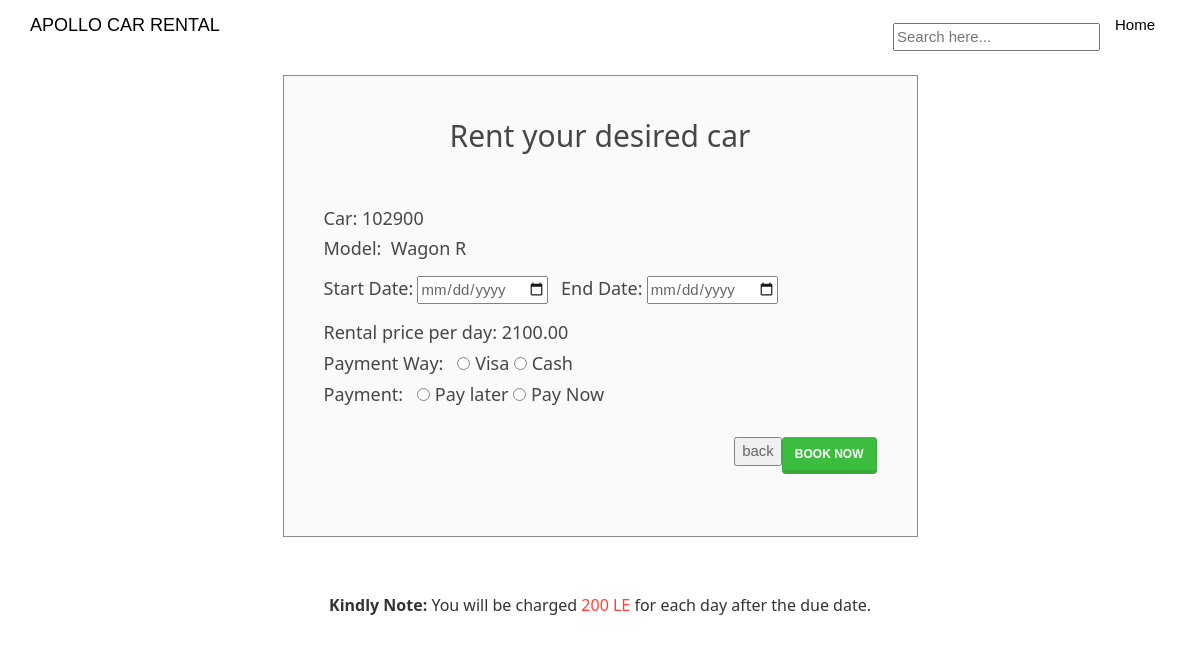
The page /php/reserve.php?id=102900 on the database its author committed.
### tables this page shows
create table Car (
    PlateID int ,
    Model varchar(100)not null,
    Year int not null,
    Status boolean  not null DEFAULT 1,  
    InService boolean not null DEFAULT 1,  
    Color varchar(100) not null,
    Rental_price_per_day  decimal(10,2)not null,
    LocID int not null, 
    car_img varchar(50) DEFAULT 'NA',
    transmission_type varchar(20) not null,
    PRIMARY KEY(PlateID) 
);

### php/reserve.php (the view, shortened to what this page needs)
<!DOCTYPE html>
<html>
<?php
@include 'connection.php';
?>
<head>
    <link rel="stylesheet" href="assets/bootstrap/css/bootstrap.min.css">
    <link rel="stylesheet" href="assets/fonts/font-awesome.min.css">
    <link rel="stylesheet" href="assets/w3css/w3.css">
    <link rel="stylesheet" type="text/css" media="screen" href="assets/css/clientpage.css" />
</head>
<body ng-app="">
    <nav class="navbar navbar-custom navbar-fixed-top" role="navigation" style="color: black">
        <div class="container">
            <div class="navbar-header">
                <a class="navbar-brand page-scroll" href="homepage.php">
                    APOLLO CAR RENTAL </a>
            </div>
            <?php
             if(isset($_SESSION['email'])){
                ?>
               <div class="collapse navbar-collapse navbar-right navbar-main-collapse">
                   <ul class="nav navbar-nav">
                   <li>
                           <a href="logout.php"><span class="glyphicon glyphicon-log-out"></span> Logout</a>
                       </li>
                   </ul>
               </div>
                  <?php }
                   else {
               ?>
               <div class="collapse navbar-collapse navbar-right navbar-main-collapse">
                   <ul class="nav navbar-nav">
                       <li>
                           <br>
                           <input type="text" name="search"  placeholder="Search here...">
                       </li>
                       <li>
                           <a href="homepage.php">Home</a>
                       </li>
                   </ul>
               </div>
                   <?php   }
            ?>
        </div>
    </nav>
    <div class="container" style="margin-top: 65px;">
        <div class="col-md-7" style="float: none; margin: 0 auto;">
            <div class="form-area">
                <form role="form" action="done.php" method="POST">
                    <br style="clear: both">
                    <h2 style="margin-bottom: 25px; text-align: center; font-size: 30px;"> Rent your desired car </h2><br>
                    <?php
                    $PlateID = $_GET['id'];
                    $sql = "SELECT * FROM car WHERE PlateID = '$PlateID'";
                    $result = mysqli_query($conn, $sql);
                    if (mysqli_num_rows($result)) {
                        while ($row1 = mysqli_fetch_assoc($result)) {
                            $PlateID = $row1["PlateID"];
                            $Model = $row1["Model"];
                            $Rental_price_per_day = $row1["Rental_price_per_day"];
                        }
                    }
                    ?>
                    <h5> Car: <?php echo ($PlateID); ?></h5>
                    <h5> Model:&nbsp; <?php echo ($Model); ?></h5>
                    <?php $today = date("Y-m-d") ?>
                    <label>
                        <h5>Start Date:</h5>
                    </label>
                    <input type="date" name="start_date" min="<?php echo ($today); ?>" required>
                    <label>
                        <h5>End Date:</h5>
                    </label>
                    <input type="date" name="end_date" min="<?php echo ($today); ?>" required>
                    <h5>Rental price per day: <?php echo ($Rental_price_per_day); ?></h5>
                    <h5> Payment Way: &nbsp;
                        <input type="radio" name="payment-way" value="visa" required > Visa
                        <input type="radio" name="payment-way" value="cash"> Cash
                    </h5>
                    <h5> Payment: &nbsp;
                        <input type="radio" name="pay_status" value=0 > Pay later
                        <input type="radio" name="pay_status" value=1 > Pay Now
                    </h5>
                    <br>
                 <input id="btn" type="submit" name="submit" value="Book Now" class="btn btn-success pull-right">
                </form>
                <a href="details.php?id=<?php echo ($PlateID) ?>">
                <p style="text-align:right;"><input id="btn" type="submit"  value="back"></p>
            </div>
            <div class="col-md-12" style="float: none; margin: 0 auto; text-align: center;">
                <h6><strong>Kindly Note:</strong> You will be charged <span class="text-danger">200 LE</span> for each day after the due date.</h6>
            </div>
        </div>
</body>
</html>

### assets/w3css/w3.css (style rules this page uses)
*,*:before,*:after { box-sizing:inherit }
html { -ms-text-size-adjust:100%;-webkit-text-size-adjust:100% }
body { margin:0 }
article,aside,details,figcaption,figure,footer,header,main,menu,nav,section,summary { display:block }
a { background-color:transparent;-webkit-text-decoration-skip:objects }
button,input,select,textarea { font:inherit;margin:0 }
button,input { overflow:visible }
button,html [type=button],[type=reset],[type=submit] { -webkit-appearance:button }
[type=checkbox],[type=radio] { padding:0 }
html,body { font-family:Verdana,sans-serif;font-size:15px;line-height:1.5 }
html { overflow-x:hidden }
h2 { font-size:30px }
h5 { font-size:18px }
h6 { font-size:16px }
h1,h2,h3,h4,h5,h6 { font-family:"Segoe UI",Arial,sans-serif;font-weight:400;margin:10px 0 }
a { color:inherit }

### rows shown on the page
car: PlateID "102900", Model "Wagon R", Rental_price_per_day "2100.00"
